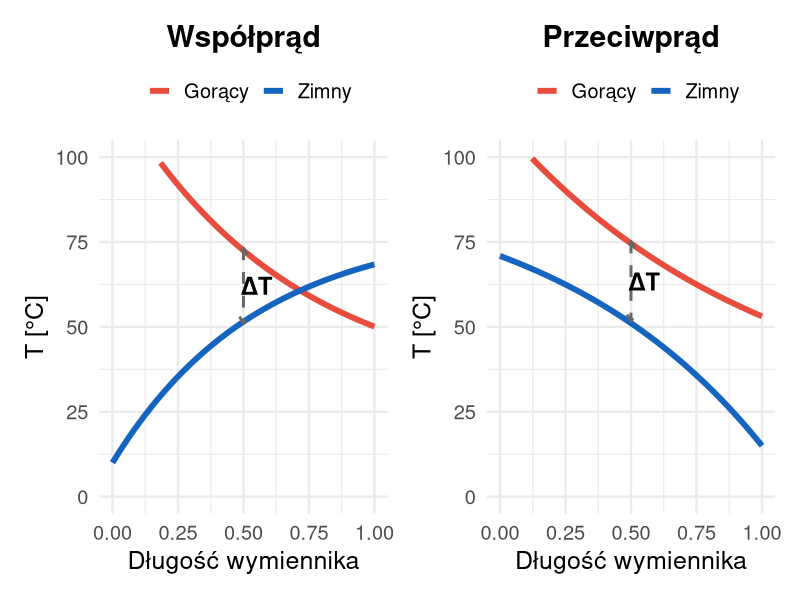

The R source for this figure:
## ---- chunk 1
#| echo: false
#| warning: false
#| message: false
library(ggplot2)
theme_set(theme_minimal(base_size = 18))
## ---- chunk 2
#| label: heat-exchangers
#| echo: false
#| fig-width: 14
#| fig-height: 5
#| warning: false
#| message: false

library(ggplot2)
library(patchwork)

# Współprąd (Parallel Flow)
x <- seq(0, 1, length.out = 50)
Th_par <- 90 * exp(-1.5 * x) + 30
Tc_par <- 70 * (1 - exp(-1.8 * x)) + 10

df_par <- data.frame(
    x = rep(x, 2),
    T = c(Th_par, Tc_par),
    medium = rep(c("Gorący", "Zimny"), each = 50)
)

p1 <- ggplot(df_par, aes(x = x, y = T, color = medium)) +
    geom_line(size = 2) +
    scale_color_manual(values = c("Gorący" = "#e74c3c", "Zimny" = "#1565c0")) +
    annotate("segment", x = 0.5, xend = 0.5, y = Th_par[25], yend = Tc_par[25],
             color = "gray40", size = 1, linetype = "dashed",
             arrow = arrow(length = unit(0.2, "cm"), ends = "both")) +
    annotate("text", x = 0.55, y = (Th_par[25] + Tc_par[25])/2, label = "ΔT", size = 6, fontface = "bold") +
    labs(title = "Współprąd", x = "Długość wymiennika", y = "T [°C]", color = "") +
    theme_minimal(base_size = 18) +
    theme(legend.position = "top", plot.title = element_text(hjust = 0.5, face = "bold")) +
    scale_y_continuous(limits = c(0, 100))

# Przeciwprąd (Counter Flow)
Th_cnt <- 90 * exp(-1.0 * x) + 20
Tc_cnt <- rev(80 * (1 - exp(-1.2 * x)) + 15)

df_cnt <- data.frame(
    x = rep(x, 2),
    T = c(Th_cnt, Tc_cnt),
    medium = rep(c("Gorący", "Zimny"), each = 50)
)

p2 <- ggplot(df_cnt, aes(x = x, y = T, color = medium)) +
    geom_line(size = 2) +
    scale_color_manual(values = c("Gorący" = "#e74c3c", "Zimny" = "#1565c0")) +
    annotate("segment", x = 0.5, xend = 0.5, y = Th_cnt[25], yend = Tc_cnt[25],
             color = "gray40", size = 1, linetype = "dashed",
             arrow = arrow(length = unit(0.2, "cm"), ends = "both")) +
    annotate("text", x = 0.55, y = (Th_cnt[25] + Tc_cnt[25])/2, label = "ΔT", size = 6, fontface = "bold") +
    labs(title = "Przeciwprąd", x = "Długość wymiennika", y = "T [°C]", color = "") +
    theme_minimal(base_size = 18) +
    theme(legend.position = "top", plot.title = element_text(hjust = 0.5, face = "bold")) +
    scale_y_continuous(limits = c(0, 100))

p1 + p2
